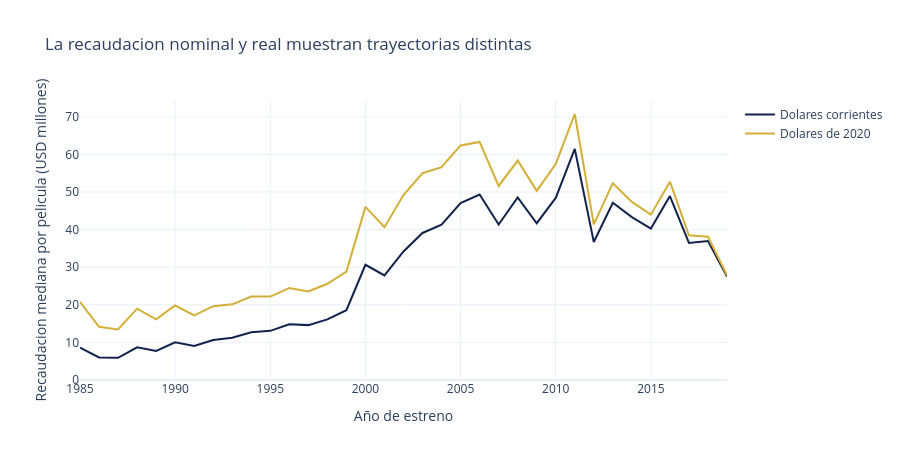

Source (notebook cell):
### Markdown cell above
## 4.1 Evolucion nominal y real de la recaudacion

### Code cell
import plotly.express as px
import plotly.graph_objects as go
import plotly.io as pio

pio.templates.default = 'plotly_white'
GRIS_GRAFICO = '#BBBBBB'

figura_evolucion = go.Figure()
figura_evolucion.add_trace(go.Scatter(
    x=serie_regular.anio_estreno, y=serie_regular.nominal_millones,
    mode='lines', name='Dolares corrientes',
    line={'color':AZUL_GRAFICO,'width':2}))
figura_evolucion.add_trace(go.Scatter(
    x=serie_regular.anio_estreno, y=serie_regular.real_millones,
    mode='lines', name='Dolares de 2020',
    line={'color':DORADO_GRAFICO,'width':2}))
figura_evolucion.update_layout(
    title='La recaudacion nominal y real muestran trayectorias distintas',
    xaxis_title='Año de estreno',
    yaxis_title='Recaudacion mediana por pelicula (USD millones)',
    hovermode='x unified', height=460)
figura_evolucion.update_yaxes(rangemode='tozero')
figura_evolucion.write_html(carpeta_salidas / 'evolucion_interactiva.html', include_plotlyjs='cdn')
figura_evolucion.show()

print('Años mostrados:', len(serie_regular),
      '| desde', serie_regular.anio_estreno.min(),
      'hasta', serie_regular.anio_estreno.max())

### Figure 1 — Plotly figure (JSON) as saved in the notebook; plotly's stock layout.template omitted (floating-point values rounded to 4 significant figures)
{"data": [{"line": {"color": "#11224D", "width": 2}, "mode": "lines", "name": "Dolares corrientes", "type": "scatter", "x": [1985, 1986, 1987, 1988, 1989, 1990, 1991, 1992, 1993, 1994, 1995, 1996, 1997, 1998, 1999, 2000, 2001, 2002, 2003, 2004, 2005, 2006, 2007, 2008, 2009, 2010, 2011, 2012, 2013, 2014, 2015, 2016, 2017, 2018, 2019], "y": [8.63, 5.994, 5.912, 8.674, 7.724, 10.01, 9.029, 10.64, 11.24, 12.72, 13.07, 14.82, 14.6, 16.12, 18.56, 30.65, 27.83, 34.2, 39.11, 41.32, 47.09, 49.33, 41.35, 48.56, 41.7, 48.43, 61.49, 36.71, 47.13, 43.34, 40.27, 48.92, 36.47, 36.96, 27.53]}, {"line": {"color": "#D4AF37", "width": 2}, "mode": "lines", "name": "Dolares de 2020", "type": "scatter", "x": [1985, 1986, 1987, 1988, 1989, 1990, 1991, 1992, 1993, 1994, 1995, 1996, 1997, 1998, 1999, 2000, 2001, 2002, 2003, 2004, 2005, 2006, 2007, 2008, 2009, 2010, 2011, 2012, 2013, 2014, 2015, 2016, 2017, 2018, 2019], "y": [20.76, 14.15, 13.47, 18.98, 16.12, 19.81, 17.16, 19.63, 20.13, 22.21, 22.2, 24.44, 23.54, 25.59, 28.84, 46.06, 40.66, 49.2, 55.01, 56.61, 62.39, 63.33, 51.62, 58.37, 50.31, 57.47, 70.76, 41.38, 52.35, 47.39, 43.98, 52.75, 38.51, 38.09, 27.86]}], "layout": {"height": 460, "hovermode": "x unified", "title": {"text": "La recaudacion nominal y real muestran trayectorias distintas"}, "xaxis": {"title": {"text": "Año de estreno"}}, "yaxis": {"rangemode": "tozero", "title": {"text": "Recaudacion mediana por pelicula (USD millones)"}}}}
